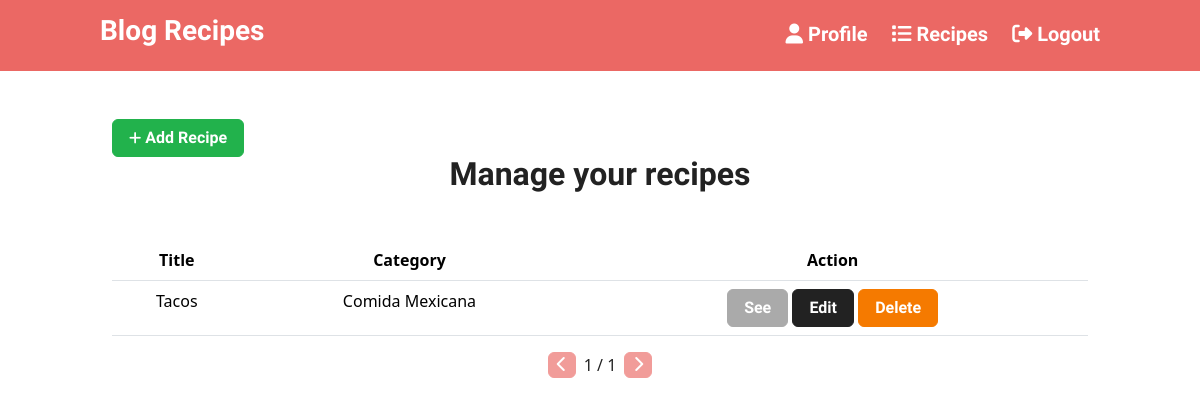
/profile/leonardo/admin/ (signed in), run on an earlier commit of the app's database.
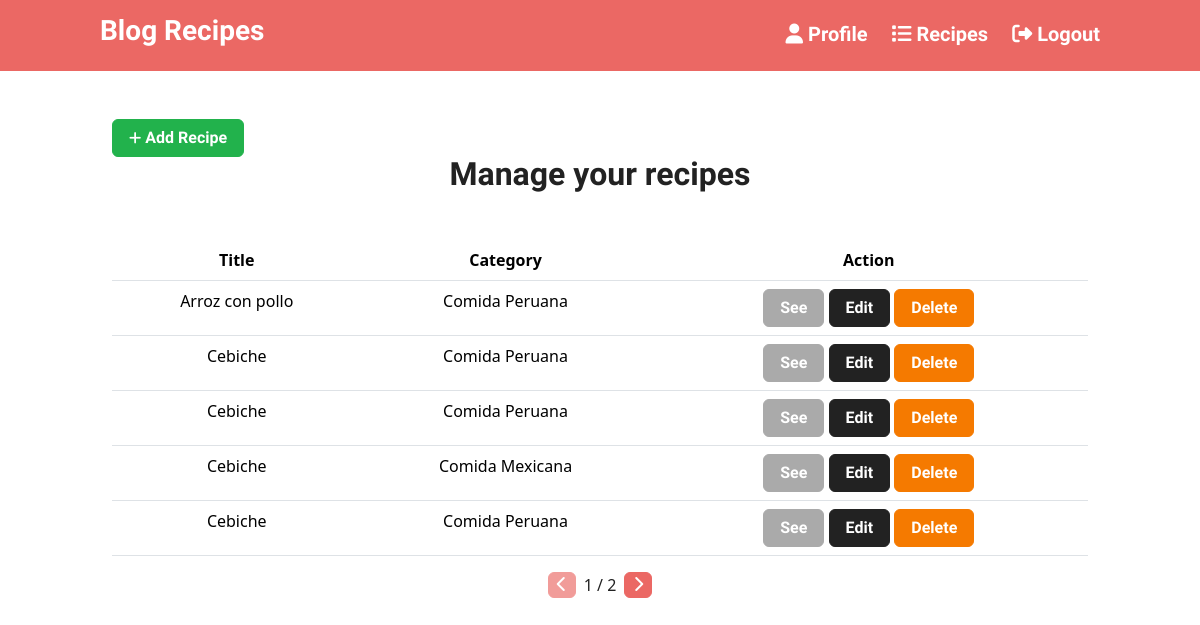
And on a later commit of the database.
### recipes/models.py (models this page shows, shortened)
class Recipe(models.Model):
    title = models.CharField(max_length=50)
    category = models.ForeignKey( Category, on_delete=models.CASCADE )
    author = models.ForeignKey( Profile, on_delete=models.CASCADE )
    image = models.ImageField( upload_to='recipes/', null=False, blank=False )
    preparation = models.TextField()
    ingredients = models.TextField()
    slug = models.SlugField(null=False, blank=False, unique=True)
    created_at = models.DateTimeField(auto_now_add=True)

### categories/models.py (models this page shows, shortened)
class Category(models.Model):
    name = models.CharField(max_length=50)
    slug = models.SlugField(null=False, blank=False, unique=True)

### recipes/views.py (the view)
# urls.py: path('admin/', views.users_recipes_view, name='users_recipes'),
def users_recipes_view(request, profile_slug, page=1):
    if request.user.profile.slug != profile_slug:
        return redirect('index')
    items_per_page = 5
    recipes_list = Recipe.objects.filter(author=request.user.profile).order_by('-created_at')
    total_pages = math.ceil(recipes_list.count() / items_per_page)
    if page > total_pages:
        return redirect( 'recipes:users_recipes', profile_slug, 2 )
    if page < 1:
        return redirect( 'recipes:users_recipes', profile_slug )
    paginator = Paginator(recipes_list, items_per_page)
    page_obj = paginator.get_page(page)
    return render(request, 'users_recipes.html', {
        'recipes': page_obj,
        'total_pages': total_pages,
        'page': page,
        'previous_page': page - 1 if page > 1 else 0,
        'next_page': page + 1 if page < total_pages else total_pages
    })

### recipes/templates/users_recipes.html
{% extends 'base.html' %}
{% block content %}
<section class="mt-5">
	<div class="row">
		<div class="col-12">
			<a
				class="btn btn-success"
				href="{% url 'recipes:add_recipe' user.profile.slug %}"
			>
				<i class="fas fa-plus fs-14"></i> Add Recipe
			</a>
		</div>
		<h2 class="text-center">Manage your recipes</h2>
		<div class="col-12 mt-5">
			<table class="table">
				<thead>
					<tr>
						<th class="text-center">Title</th>
						<th class="text-center">Category</th>
						<th class="text-center">Action</th>
					</tr>
				</thead>
				<tbody>
					{% for recipe in recipes %}
					<tr>
						<td class="text-center">{{ recipe.title }}</td>
						<td class="text-center">{{ recipe.category.name }}</td>
						<td class="text-center">
							<a class="btn btn-secondary" href="{% url 'recipes:recipe_detail' user.profile.slug recipe.slug %}">See</a>
							<button class="btn btn-dark">Edit</button>
							<button
								data-recipe="recipe.pk"
								class="btn btn-danger"
							>
								Delete
							</button>
						</td>
					</tr>
					{% endfor %}
				</tbody>
			</table>
		</div>
		<div class="col-12 d-flex justify-content-center align-items-center">
			<a
				href="{% url 'recipes:users_recipes' profile_slug=user.profile.slug page=previous_page %}"
				class="btn btn-primary py-0 px-2 me-2 {% if page == 1 %}disabled{% endif %}"
				><i class="fas fa-chevron-left"></i
			></a>
			{{ page }} / {{ total_pages }}
			<a
				href="{% url 'recipes:users_recipes' profile_slug=user.profile.slug page=next_page %}"
				class="btn btn-primary py-0 px-2 ms-2 {% if page == total_pages %}disabled{% endif %}"
				><i class="fas fa-chevron-right"></i
			></a>
		</div>
	</div>
</section>
{% endblock %}

What changed in the data, as far as the page shows it:
no longer on this page (row unchanged): Recipe: title "Tacos", category.name "Comida Mexicana"
added Recipe: title "Arroz con pollo", category.name "Comida Peruana"
added Recipe: title "Cebiche", category.name "Comida Peruana"
added Recipe: title "Cebiche", category.name "Comida Peruana"
added Recipe: title "Cebiche", category.name "Comida Mexicana"
added Recipe: title "Cebiche", category.name "Comida Peruana"
Also different on the page:
{{ total_pages }}: "1" → "2"
